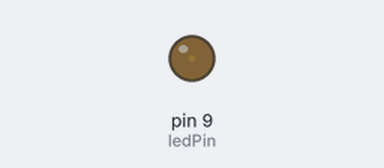
The sketch below on a simulated Arduino Uno, built with avr-gcc and run on an emulated ATmega328P. On the bench: output pins drawn as LEDs (lit = HIGH).

Above: at 0.05 s.
At 1.15 s:
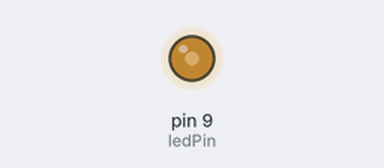
At 2.3 s:
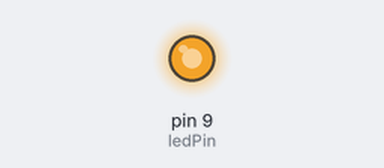
At 4.6 s:
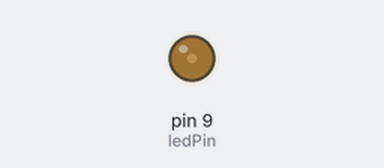
Timing chart, 0 to 6.7 s (numbered marks = the images above):
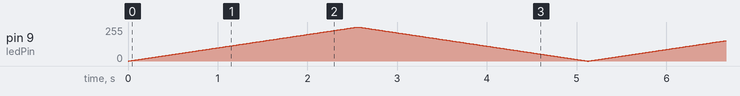

The sketch:

03LEDFade.ino
```cpp
// Example 03 Fading LED

int ledPin = 9;

void setup() {
  // put your setup code here, to run once:
  pinMode(ledPin, OUTPUT);
}

void loop() {
  // put your main code here, to run repeatedly:
  for (int i = 0; i <= 255; i++) {
    analogWrite(ledPin, i);
    delay(10);
  }
  for (int j = 255; j >= 0; j--) {
    analogWrite(ledPin, j);
    delay(10);
  }
}
```
